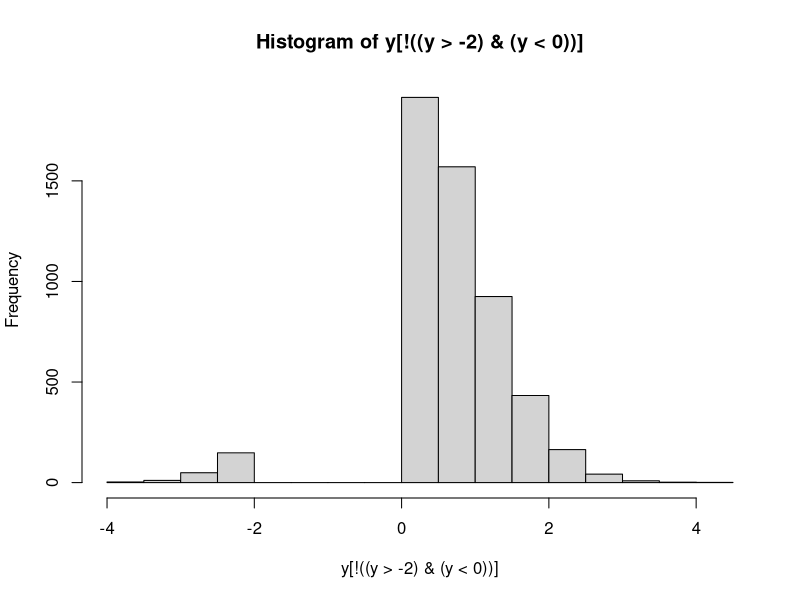

Write R code to recreate this figure. (Note: this script raises an error after producing the figure.)


#' @title Tutorial 2: More on Vectors, Data Frames, and Functions
#'
#' @author David M. Goehring 2004
#' @author Juliet R.C. Pulliam 2008, 2009
#' @author Steve Bellan 2010, 2012
#' @author Carl Pearson 2024
#' @author Stanley Sayianka 2025
#'
#' Clinic on Meaningful Modeling of Epidemiological Data
#' International Clinics on Infectious Disease Dynamics and Data Program
#' African Institute for Mathematical Sciences, Muizenberg, Cape Town, RSA
#'
#' @license Some Rights Reserved,
#' CC BY-NC 4.0 (https://creativecommons.org/licenses/by-nc/4.0/)
#' Last updated by Stanley Sayianka, May 2025
#'
#' @description
#' By the end of this tutorial you should:
#' * Be able to retrieve useful subsets of your data
#' * Understand more about data frames
#' * Know the methods and uses of logical values in R
#' * Be able to generate and use factors
#' * Know how to write your own generic functions
#'
#' @section A. Accessing Vector Elements
#'
#' @subsection Beyond Numbers: Relational and Logical Operations in R
#'
#' So far everything you have done in R has involved numbers or
#' vectors of numbers. To properly exploit R’s complexity, you need to
#' become familiar with relational and logical operations in R.
#'
#' Relational operations work just like numerical operations, in terms
#' of how they are processed. Return for a moment to our first
#' calculation from the last tutorial, an addition problem:

3 + 4

#' The analogous calculation of a single relational operation is
#' something like

5 > 4

#' "Is 5 greater than 4?” Yes. And R tells you that this is a TRUE
#' statement. Or,

1 + 1 < 1

#' Makes sense, right?
#'
#' The greater-than, >, and less-than, <, symbols are
#' straightforward. Similarly, R has greater-than-or-equal-to and
#' less-than-or-equal-to symbols, >= and <=, respectively.
#'
#' Slightly less intuitive are the relational operators for equality,
#' ==, and inequality, !=. Try

x <- 4

x == 1 + 3

y <- x != 4

#' This last example demonstrates that variables can hold logical
#' values. These relational operators also operate on logical values,
#' as in,

y == FALSE

#' Logical operations are operations that only make sense when
#' performed on TRUE and FALSE values. These will likely be familiar
#' to you, the central operations being AND, OR, and NOT.
#'
#' The operators used in R are standard: &, |, and !,
#' respectively. Let’s see them in action:

!TRUE
to_be <- FALSE
to_be | !to_be
FALSE & (TRUE | FALSE)

#' By combining logical and relational operations, we can make complex
#' inquiries about values.
#'
#' Hands off the keyboard! Pick up a writing implement…
#'
#' a <- TRUE != (4 > 3)
#' b <- a | 1 + 1 == 4 - 2
#' c <- !FALSE & (log(Inf) == Inf + 1)
#'
#' What do a, b & c equal?  Now execute the commands and compare
#' your answers.



#' Note that R has special values for infinity (Inf), not-a-number
#' (NaN), and not-applicable, NA. These generally behave sensibly – a
#' mathematical operation on not-a-number is obviously not a number as so is
#' returned as NaN. Things are less simple when using logical and relational
#' operators. Consider 4 != NaN. In one respect, the answer perhaps
#' should be TRUE; that is, 4 definitely isn’t equal to
#' not-a-number. But, striving for consistency, R returns NA, much as
#' it would for a mathematical operation. Even worse is the situation

x <- NaN
x == NaN

#' You might think that this is a reasonable test for whether x has a
#' numerical value, but it won’t work for the same reason mentioned above.
#' In general, keep this trickiness in mind and remember there is a special
#' function is.nan() for determining whether x is defined as not-a-number:

is.nan(x)

#' There is also a special function is.finite() for determining whether
#' x is a valid (finite) number:

is.finite(x)

#' This is all getting thrown at you in very quick succession,
#' especially if you do not have much experience programming in other
#' languages. It is worth noting that information about these
#' operations can be pulled up at any time by typing help("&”) or
#' help(">") or the using help() function with any of the other
#' symbols used in these operations.
#'
#' @subsection Vectors of Logical Values
#'
#' As a shorthand, TRUE and FALSE can be entered as T and F. This
#' allows for rapid entry of vectors of logical values, for example:

logical_vec <- c(TRUE, TRUE, FALSE, TRUE)
logical_vec

#' Unfortunately, and rather inexplicably, T and F cab be reassigned
#' to any arbitrary values. This will render most code utterly
#' unpredictable. So, never, never, never do this:

T <- 4 # REALLY BAD, BUT NO ERROR IS PRODUCED

#' And, if you ever do something like this (though you shouldn’t!),
#' make sure you quickly do this:

rm(T) ## which will set T (or F) back to its default logical value.

#' Aside: to ensure your code is robust, we recommend always spelling out
#' TRUE and FALSE for logical values. If you have a library like `lintr`
#' installed, you can use it to check your code `lintr::lint("your_code.R")`
#'
#' Relational or logical operations also act on vectors to produce
#' vectors of logical values, as in,

x <- rnorm(10)
x < 0
y <- (x > -.5) & (x < .5)
!y

#' This will be especially handy when we look at the concept of
#' indexing, below.
#'
#' @subsection Generating Sequences
#'
#' There are many occasions in R when you need a patterned sequence of
#' numbers. As mentioned in the previous tutorial, most counting can
#' be accomplished by use of the seq() function. If you haven’t
#' already done so, it is worth taking a look at the help-file on
#' seq() because it has a few arguments that can make your life
#' easier.

?seq

#' For example, seq() can generate a vector of a certain length
#' between certain endpoints by typing

x <- seq(0, 1, length.out = 20)

#' giving you a vector of length 20 between 0 and 1; to confirm this, type

length(x)

#' A very common need in R is to generate vectors with an interval of
#' 1 between each element. R has a shorthand for this using the colon
#' notation, as follows:

y <- 5:10

#' This generates a vector that counts from 5 to 10, inclusive. Note that
#' : is generally treated first in the order of operations.
#'
#' Don’t underestimate the value of the colon notation.  Even for
#' typing a vector of length 2, like "(1,2)” or "(2,1),” using the c
#' function to generate the vector is pretty tedious (e.g., c(1,2)).
#' These vectors can be generated in three quick characters by typing
#' 1:2 or 2:1, respectively.  I will also point your attention to the
#' rep() function, for repeating sequences, which can also save time.
#'
#' @subsection Indexing
#'
#' R has an incredibly useful way of accessing items from a
#' data set. Each item in a data set has its own index, or numbered
#' location, in the object’s structure. Square brackets are used to
#' extract an item or items from a data set, but it is crucial to
#' understand that there are two completely distinct ways in which
#' brackets are used to access items. I will consider the two methods
#' for accessing a vector of length n in turn below.
#'
#' The first option: Logical
#' Requirements: Logical vector of length n
#' Use it for: Finding a subset of data based on a rule
#'
#' Logical indexing works as if you’ve asked your indexing vector the
#' question, "Do you want this item?” for each of the items in the
#' vector.

x <- 1:5

x[c(TRUE, FALSE, FALSE, FALSE, TRUE)]

#' If we combine this logical indexing with the relational and logical
#' operators you learned above, we have an exceptionally powerful tool
#' to retrieve data that meet any set of criteria.

y <- rnorm(10000)

hist(y[!((y > -2) & (y < 0))])

#' I will give more insight below when I discuss indexing data
#' frames. Stay tuned.

#' In any operation in R, vectors will be automatically repeated until
#' they reach the necessary length for the operation to make
#' sense. For example, note the results of

1:6 + 1:2

#' The same repetition holds for logical vectors. For this reason, you should
#' be very cautious using operations on vectors that differ in length.
#'
#' The second option: Numerical
#' Requirements: Value or vector of any length with values
#' (1 to n) OR (-n to -1)
#' Use it for: Single item retrieval or shuffling, sorting, and repeating
#'
#' Accessing single items with brackets and a single index should be
#' straightforward

x <- 3 * (0:5)
x[4]

#' One tedious way of creating a new vector of values from a vector’s
#' elements would be

c(x[2], x[3], x[4]) #TEDIOUS

#' So R makes it much easier by allowing a vector of indices to
#' generate a vector.  Thereby, the command above becomes

x[2:4]

#' There is nothing preventing you from accessing any element any
#' number of times.

x[c(2, 2, 2, 5, 5, 5)]

#' Additionally, R allows you to use negative indices, indicating
#' which items you want to exclude, as in,

x[c(-1, -6)]

#' This is fine and productive as long as you remember never to mix
#' negative and positive indices – R will not know what you want it to
#' do:

x[c(-1, 4)] # BADCODE

#' @subsection Sorting
#'
#' In Tutorial 1, you were introduced to the sort() function, which is
#' handy.
#'
#' Now that you have been introduced to indexing, you may have an
#' inkling of how much more powerful the sorting functions of R can
#' become.
#'
#' As an introduction, let’s say you have a 4-element vector,

my_vector <- 5:8

#' Using numerical indexing, we can manually re-order this vector by
#' calling each of its indices once in our preferred order, for
#' example

my_vector[c(2, 3, 4, 1)]

#' or, for a quick reversal

my_vector[4:1]

#' Now, manually generating the vector of indices is not monumentally
#' useful, which is where the function order() comes in. As a
#' demonstration, imagine we have a vector of student names and a
#' corresponding vector of student heights (in meters).

student_names <- c(
  "Dario", "Hloniphile", "Steve", "Innocent", "Abigail", "Cynthia"
)

student_heights <- rnorm(6, 1.7, .12)

#' What we definitely don’t want to do is to perform sort() on each of
#' these vectors independently. This will eliminate the pairing of the
#' name to the height. So how can we sort one vector and have the
#' other vector align correctly? Try order() on the names,

order(student_names)

#' Note that it returns the indices in the right order, not the values
#' themselves.
#'
#' From what you learned above, you know it is now an easy matter to
#' sort both of our vectors, as follows,

student_names[order(student_names)] # same effect as sort()
student_heights[order(student_names)]

#' And, obviously, sorting the names by the heights is exactly
#' analogous, and it will make for a pretty plot

barplot(
  student_heights[order(student_heights)],
  names.arg = student_names[order(student_heights)],
  ylab = "Height (m)", main = "Student Heights"
)

#' I have conveniently skipped over an important concept, because R
#' handles it fairly intuitively, but I want to mention the
#' terminology. The variable student_names and the results of ls(), for
#' example, are called vectors of strings, or character arrays. R
#' handles them conveniently, so we don’t need to worry too much about
#' them, but knowing the terminology will improve your understanding
#' of R's in-line help documents.
#'
#' @section B. Data Frames and Alternatives
#'
#' @subsection Data frames, redux
#' 
#' Before we cover advanced topics of data frames, I wanted to point out the
#' function data.frame(), which puts data together to form data
#' frames. This is a key alternative to using the prefab data frames
#' that you used in the previous tutorial.
#'
#' First I want to generate a vector of student class-years to
#' correspond to the student_names before creating a data frame (Freshmen
#' as 1, Sophomores as 2, etc.).

student_years <- c(4, 2, 2, 3, 1, 3)

#' Now making a data frame is easy (each argument will just add more
#' columns to the data), the only trick being that we have to assign
#' the constructed data frame to a variable, as follows:

student_df <- data.frame(student_names, student_heights, student_years)
student_df

#' Voila! Your own data frame.
#'
#' You may want to have better column headings than the redundant variable
#' names. There are various options to accomplish this. One option is
#' to use the names() function with assignment notation. Let’s take a look:

names(student_df)

#' What we see is a vector of strings corresponding to the current column
#' names. We can change these by assigning replacement strings to the
#' indexed values or by substituting our own vector of strings.

names(student_df) <- c("names", "heights", "years")
student_df

#' If we think that "years" is ambigous and might be confused with a student's
#' age, we could rename just that column using numerical indexing, e.g.:

names(student_df)[3] <- "class.years"
student_df

#' There is also a similar option, row.names() to access and modify the
#' the row names. By default, the row names are a series of integers indicating
#' the row number:

row.names(student_df)

#' The assignments above are the first of many examples in R that seem
#' to defy logic: it seems as though we’re assigning something to a
#' function, which shouldn’t make sense because a function isn’t a
#' variable. In fact, you can think of the functions names() and
#' row.names() as "access functions” – they do not perform an action,
#' but merely grant access to a property of the argument variable, and
#' this is why we can make assignments of the sort seen above.
#'
#' @subsection Indexing data frames
#'
#' As with vectors, brackets and logical or numerical vectors are still
#' the way to access data frames, but with a slight complication,
#' because data frames are multidimensional. The solution (which also
#' holds for matrices, etc.) is to separate the two dimensions with a
#' comma. R treats the first entry as the row number and the second
#' entry as the column number; thus, to access the second column of
#' the fourth row, type

student_df[4, 2]

#' Or the second column of the last three rows,

student_df[4:6, 2]

#' There are two further complications.
#'
#' To access an entire row or entire column, leave the index blank, as
#' in,

student_df[, 1] # FIRST COLUMN
student_df[3, ] # THIRD ROW
student_df[, ] # ENTIRE FRAME, equivalent to "student_df"

#' @subsection Tidyverse
#'
#' In R, data frames are a common and versatile way to store and work with 
#' tabular data. However, there are other object types that you may find useful.
#' For example, tibbles (from tidyverse) behave like data frames but print more
#' cleanly and are widely used in with modern R workflows. Data tables (from the
#' data.table package) are another alternative, designed for speed and efficient
#' handling of large datasets. Choosing the right structure depends on the
#' context of your analysis and the tools you prefer to use. 
#' 
#' In the last tutorial, we learned about the tidyverse.
#' Tidyverse is a group of R packages like dplyr, stringr, ggplot2, and more.
#' You can find the full list here: https://www.tidyverse.org
#'
#' Instead of loading all tidyverse packages using the library(tidyverse) command,
#' we can load only the one we need. For now, we just need the dplyr package.
#' 
#' We now return to indexing data frames, repeating what we did above 
#' using dplyr to access rows and columns in a data frame; and extending our 
#' examples, demonstrating both base R and dplyr implementations.


library(dplyr)

#' To select a column, we use the select() function.
#' The first argument is the data frame, the second is the column we want.
#' We can use either the column number or the column name.

select(.data = student_df, 1)       # selects the first column by position
select(.data = student_df, names)   # selects the column called 'names'

#' In select(), the .data argument is where we put the data frame.
#' The next argument is the column(s) we want to choose.

#' We can also use the pipe symbol (|>) to make the code easier to read.
#' Think of the pipe as saying "and then".
#' For example, instead of writing select(.data = student_df, 1),
#' we can write: student_df |> select(1)
#' This means: "take student_df and then select column 1"

student_df |> select(1)       # selects the first column
student_df |> select(names)   # selects the column called 'names'

#' If we want to save the result into a new data frame, we can assign it like this:

student_names_data <- student_df |> select(names)

#' The select() function gives us a one-column data frame.
#' If we want just a vector (not a data frame), we can use the pull() function.

student_df |> pull(1)       # gets the first column as a vector
student_df |> pull(names)   # gets the 'names' column as a vector

#' To get a specific row instead of a column, we use the slice() function.

student_df[3, ]             # base R: gets the third row
student_df |> slice(3)      # dplyr: gets the third row

#' We can also use the values in names() or row.names() as indices:

student_df["4", ]
student_df[, "class.years"]

#' Putting all of this together, we can quickly generate subsets of
#' our data. For example, we can create a data frame that includes
#' only the students with height greater than the mean height:

tall_students <- student_df[student_df$heights > mean(student_df$heights), ]
tall_students

#' A tidyverse-style way to filter rows is to use the `filter()` function.
#' This helps us select only the rows that meet a condition.
tall_students <- filter(student_df, heights > mean(heights))
tall_students  

#' Inside `filter()`, we do not use the `$` operator (like student_df$height).
#' This is because `filter()` automatically looks for column names
#' within the data frame you pass as the first argument.

#' The same code using a pipe:
tall_students <- student_df |> filter(heights > mean(heights))
tall_students

#' Or sort our data by various aspects:

student_df[order(student_df$class.years), ]

#' Alternatively, using the `arrange` function from dplyr, we have
student_df |> arrange(class.years)        # in ascending order
student_df |> arrange(desc(class.years))  # in descending order


#' @subsection Introduction to factors
#'
#' When performing statistical analyses, we often want R to look at a
#' set of data and compare groups within the data to one another. For
#' example, you have the data frame containing data on students in a
#' course. There are columns of data representing the students' heights
#' and class.years. How can you look at the means of height by class.year?
#'
#' Or, another example, you have sampled a number of rabbits and have
#' a column for weights before a diet treatment and a column for
#' weights after a diet treatment and a third column stating the diet
#' treatment (e.g, "none,” "grain diet,” and "grapefruit diet”). How
#' can you evaluate the change in weight as affected by diet?
#'
#' The answer to these questions is to use factors.
#'
#' Many of the data sets that come with R already have their data
#' interpreted as factors. Let’s take a look at a data set with
#' factors:

data(moths, package = "DAAG")
help(moths, package = "DAAG")
moths

#' (Note that you may have to install the DAAG package in order to
#' load these data. Do you remember how to do this? If not, ask a neighbor
#' for help!)
#'
#' The help file for the moths data set tells us that our last column,
#' habitat, is a factor. What does this mean?
#'
#' See what happens when we pull up this column by itself:

moths$habitat

#' It looks pretty standard, at first, but then we notice that it is
#' more than just a list of habitat names – it has another component,
#' levels.
#'
#' Factors have levels. Levels are editable, independent of the data
#' itself. To see the levels alone, you can type

levels(moths$habitat)

#' When called that way, it has the identity of a vector of strings.
#'
#' The levels() function behaves just like the names() and row.names()
#' functions (i.e., weird), and you can make assignments or
#' reassignments to the levels - e.g.,

levels(moths$habitat)[1] <- "NEBank"

#' Factors come in exceptionally handy when performing statistical
#' tests, but the various plot functions can give you an idea of uses
#' of a factored variable, such as,

boxplot(moths$meters ~ moths$habitat)

#' The tilde, ~, used in a number of contexts in R, can generally be
#' read as "by,” which gives a general explanation of its use here –
#' visualizing transect length ("meters") by habitat type ("habitat").
#' 
#' Recall, we used the ggplot2 package to make prettier plots
#' We will replicate the `boxplot` above:

library(ggplot2)
ggplot(data = moths) + 
  geom_boxplot(mapping = aes(x = habitat, y = meters))


#'
#' @subsection Making a factor
#'
#' Now that you know how to employ a factored variable
#' the next step is to know how to make a factor out of a
#' variable. The general syntax is:

x <- factor(c("A", "B", "A", "A", "A", "B"))

#' For vectors of strings, like that one. The results are usually fine
#' as is.
#'
#' But let’s go back to our student_df data frame. We listed
#' class.years as a number 1 through 4, but these are discreet
#' categories with well-defined names. A more elegant solution is to
#' factor the column of the data frame, much like is seen with moths.

student_df$class.years <- factor(student_df$class.years)
levels(student_df$class.years)

#' Not ideal, but we can use reassignment to change the names of the
#' years.

levels(student_df$class.years) <- c("Freshman", "Sophomore", "Junior", "Senior")

#' With satisfying (preliminary) results available with:

student_df
boxplot(student_df$heights ~ student_df$class.years)

#' Try to replicate the above plot using ggplot2.

#' @subsection Applying functions to data frames
#'
#' Many functions you might like to apply to your data frames will
#' produce unpredictable results.
#'
#' A few work nicely:

nyc_air <- airquality[, c("Wind", "Temp")]
nyc_air
summary(nyc_air)

#' But others that you might try do not work as you want:

sum(nyc_air) # sums wind and temperature together
mean(nyc_air) # returns an error message

#' One solution to these troubles is to use the function apply(),
#' which performs the function named in the third argument on the
#' first argument by the index specified by the second argument
#' (in this case, by column).

apply(nyc_air, 2, sum)
apply(nyc_air, 2, mean)
apply(nyc_air, 2, var)

#' @section C. Composing your own functions
#'
#' A more advanced (and very important) topic
#'
#' So far in R we have used the functions that come with R and its various
#' packages; however, since you will often want to perform the same series
#' of actions on different objects, R makes it relatively straight-forward
#' to compose your own generic functions and store them in R’s memory.
#'
#' Before you start writing a function you need to have your mind set
#' on three things:
#'
#' * What you want to give the function as input
#' * What you want the function to do
#' * What you want the function to give as output
#'
#' @subsection A trivial example
#'
#' Imagine you need to repeatedly transform sets of data, but your
#' transformation is "non-standard.” For this example, I’m imagining that you
#' want the natural logarithm of the data, plus one. We know how to perform
#' these operations on a number we have stored in a variable, no problem,

x <- 1:10

log(x) + 1

#' But what we would really like is a named function which will do
#' this in one step, log.plus.one().
#'
#' What we will do is make an assignment to log.plus.one, but rather
#' than assigning a value (or vector, etc.), we assign a function
#' which we define on the spot. We use the command function, which
#' looks like a function but is not a function. Instead, it’s
#' a control element of the R language – it isn’t executed like a
#' function, but rather it informs R to treat the code around it in a
#' special way.
#'
#' The command function has an interesting syntax. Its arguments are
#' the names of variables which will serve as the arguments for your
#' function (the first of three bullets, above). Then, after this
#' parenthetical bit, comes the meat of the function – what you want
#' it to do and what you want it to give back to you (the last two
#' bullets, above). In our log.plus.one() case, what we want it to do
#' and what we want it to give back happen to be the same thing,
#' therefore we can define it very simply, as follows,

log.plus.one <- function(y) log(y) + 1

#' Cool! Let’s test it out:

log.plus.one(x)

#' It behaves just like we would want it to.
#'
#' Aside: you may also see short functions define using the "lambda" syntax:

log.plus.one <- \(y) log(y) + 1

#' @subsection A separate little world
#'
#' Wait a second. I used y in my function definition but called the
#' function with my variable x as the argument. What happened to y?

y

#' The variable is untouched by the function.
#'
#' In order to keep functions fully generic, when you give the
#' function command, R generates a separate, untouchable variable
#' space which has no interactions with your R workspace. This means
#' that the names of your function arguments (and any variables
#' assigned within your function) can be anything you find convenient
#' – there is never any risk of a conflict with your active variables.
#'
#' @subsection Longer functions
#'
#' Either because the function is too complex to be
#' executed on a single line or because you want to make the
#' function’s methods clearer, you will often generate functions
#' longer than one line. For this purpose, R introduces another type
#' of bracket, curly brackets, { }. These are control brackets and
#' indicate the contents should be treated as a unit.
#'
#' As a final example,

(function(x, y) { z <- x^2 + y^2; x + y + z })(0:7, 1)

#' Note that the function is written on two lines, but this isn’t an
#' issue because of the brackets.  Note also that this function is
#' anonymous. It is never assigned, but used in place.
#'
#' A common tendency when first learning to program is to write code
#' in a condensed form (such as the anonymous inline function defined
#' above) so that it is difficult to follow what is going on when you
#' return to the code later on (or when your instructor is helping you
#' find a bug that is keeping your code from working correctly). While
#' writing code in this way takes a certain amount of cleverness and
#' demonstrates that you have understood the concepts, it is better
#' practice to write out your code so that it is easy to follow. This
#' includes using plenty of whitespace, to make your code easy to
#' read and thoroughly commenting your commands as you go.
#' The example above is therefore better written as follows:


#' @title Sum Values and Sum of Their Squares
#' @description
#' A function that takes two numerical values as input and returns the sum of
#' the values plus the sum of their squares
#'
#' @param x A numerical vector
#' @param y A numerical vector
#'
#' @details Note that `x` and `y` must be compatible lengths, or the recycling
#' rules
#'
#' @return A numerical value, x + y + x^2 + y^2
sum_vals_plus_sum_sqs <- function(x, y) {
  z <- x^2 + y^2  # define z as the sum of the values’ squares
  ss <- x + y + z # add the values to the sum of their squares
  return(ss)      # and return the result as output
}

#' Perform the above function with x equal to the numbers from 0 to
#' 7 and y equal to 1:

sum_vals_plus_sum_sqs(0:7, 1)

#' @section Benchmark Questions
#'
#' This concludes Tutorial 2. Because there are some advanced topics
#' here that require practice to get your head around, you should
#' make sure to work through the benchmark questions before you
#' move on to Tutorial 3.
#'
#' @question Semantics?
#'
#' R sometimes uses confusingly similar names for distinct concepts.
#' Define for yourself: names, factors, levels. When would you use each?
#'
#' @question Subsetting
#'
#' You need a subset of the mtcars data set that has only every other
#' row of data included.
#'  a. Do this with numerical indexing.
#'  b. Do this with logical indexing.
#'
#' @question Function Definition
#'
#' Write a function, `jumble()`, that takes a vector as an argument and
#' returns a vector with the original elements in random order. (Note: R
#' does have a built-in function that can do this, but the point of this
#' question is rather for you to build a new function using the tools that
#' have been introduced in the tutorials so far.)
